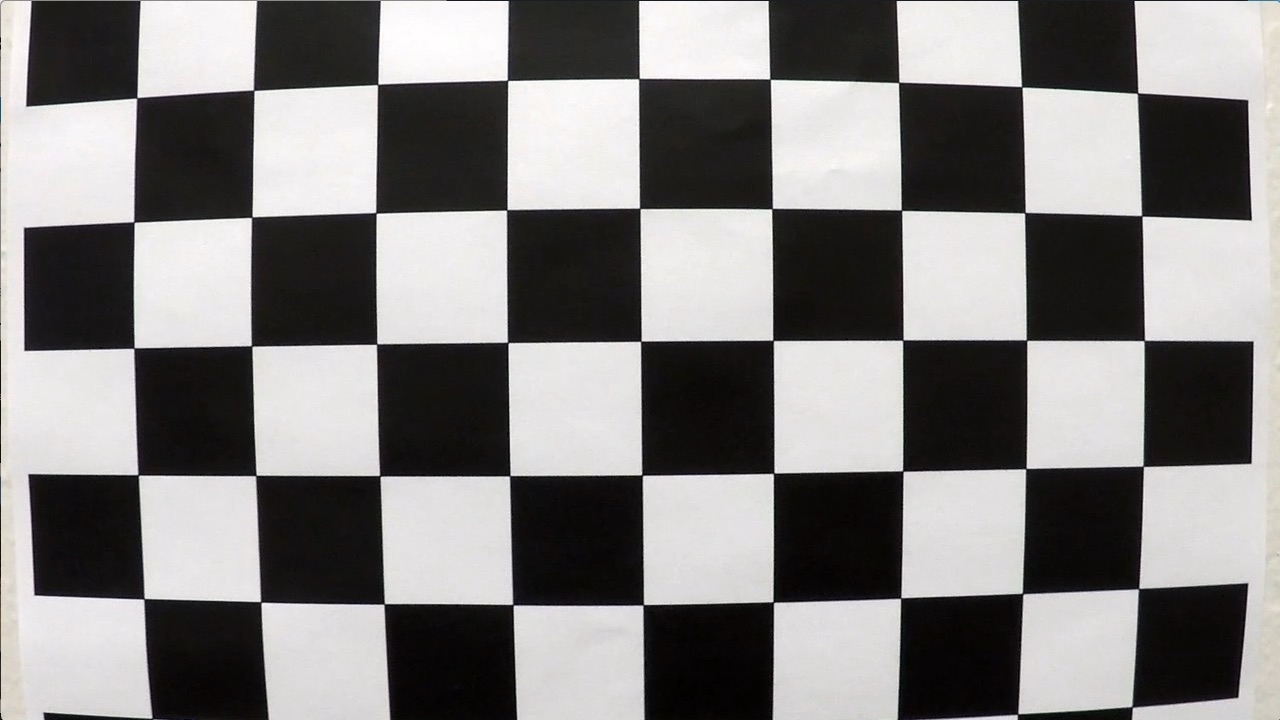
#> input picture camera_cal/calibration1.jpg, 1280 x 720 px; its folder holds only this picture in this run
$ jupyter execute --allow-errors P4_explorer.ipynb   (shell and % lines are left out)
#> lines starting #> are read from the running program, lines starting #| are printed output that depends on the picture
### STEPS
* Camera Calibration
* Distortion Correction
* Perspective Transform
* Color & Gradient Threshold
* Find the lines
    * Sliding window search
    * Measuring the curvature

[cell 1]
#importing some useful packages
import matplotlib.pyplot as plt
import matplotlib.image as mpimg
import numpy as np
import cv2
import glob

[cell 2]
objp = np.zeros((6 * 9, 3), np.float32)
objp[:,:2] = np.mgrid[0:9, 0:6].T.reshape(-1, 2)

# Arrays to store object points and image points from all the images
objpoints = [] # 3d objects in real world space
imgpoints = [] # 2d points in image plane.

# Make a list of calibration images
images = glob.glob('camera_cal/calibration*.jpg')

# Step through the list and search for chessboard corners
for idx, fname in enumerate(images):
    img = cv2.imread(fname)
#> img is the input picture: shape (720, 1280, 3); mean B, G, R 127.8, 128.4, 130.1
    gray = cv2.cvtColor(img, cv2.COLOR_BGR2GRAY)

    # find the chessboard color
    ret, corners = cv2.findChessboardCorners(gray, (9, 6), None)
#> ret = False; corners = None
    if ret == True:
        objpoints.append(objp)
        imgpoints.append(corners)

        # [6 lines of commented-out code are left out]

[cell 3]
cv2.drawChessboardCorners(img, (9, 6), corners, ret)
plt.imshow(img)
plt.show()

[cell 4]
# calibration test
test_img = cv2.imread('camera_cal/calibration2.jpg')
img_size = (img.shape[1], img.shape[0])
#> img_size = (1280, 720)

# start calibration
#> (the rest of this cell did not finish here and is left out)

[cell 5]
import pickle
# save the model
dist_pickle = {}
#> (the rest of this cell did not finish here and is left out)

[cell 6]
import copy

nx, ny = 9, 6
offset = 100
# unwarp test_img
test_img = cv2.imread('camera_cal/calibration3.jpg')
#> (the rest of this cell did not finish here and is left out)

[cell 7]
# find the source and destination points to warp the image
# get error or not responding to show image by cv2, show it from console
size = (1280, 720)
offset = 380
top_left = [570,470]
top_right = [720, 470]
# top_right, top_left, bottom_left, bottom_right
src = np.float32([[582, 460], [700, 460], [1017, 660], [292, 660]])
dst = np.float32([[offset, 0], [size[0]-offset, 0], [size[0]-offset, 720], [offset, 720]])
M = cv2.getPerspectiveTransform(src, dst)
img_line1 = mpimg.imread('test_images/straight_lines1.jpg')
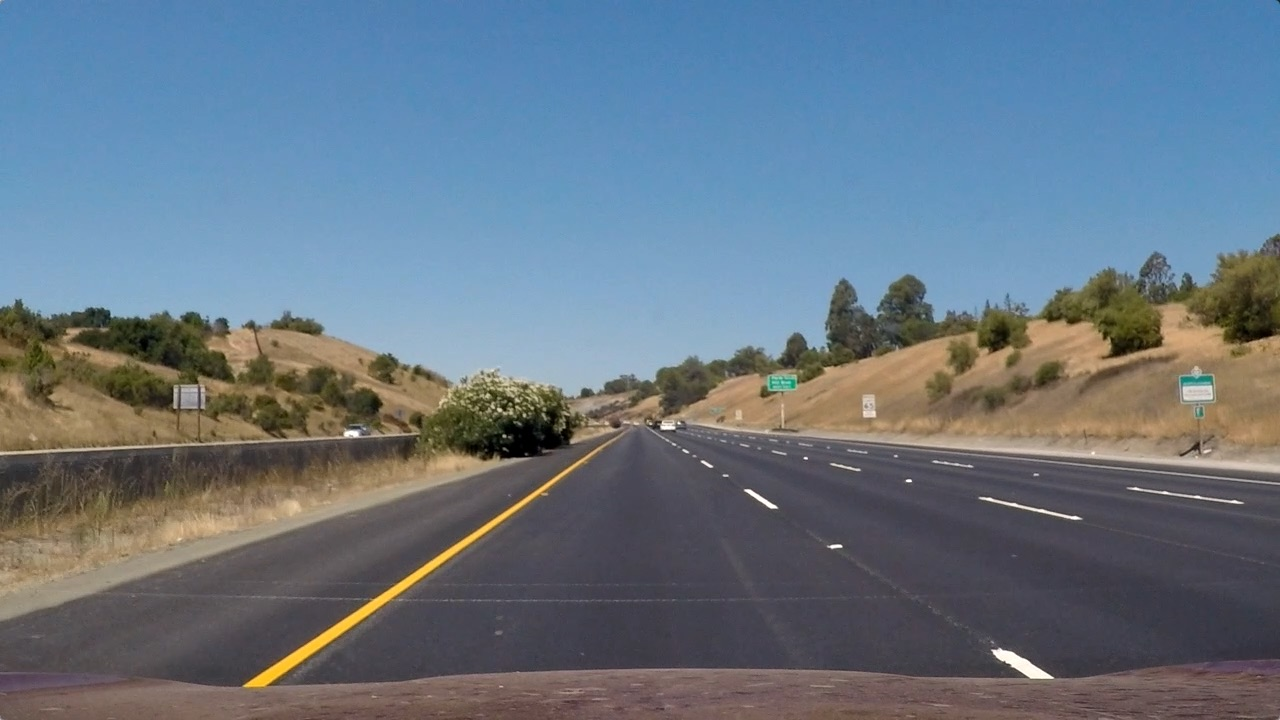
#> input picture test_images/straight_lines1.jpg, 1280 x 720 px
#> img_line1 is the input picture: shape (720, 1280, 3); mean R, G, B 103.2, 117.7, 131.2
img_size = (img_line1.shape[1], img_line1.shape[0])
warped = cv2.warpPerspective(img_line1, M, img_size)
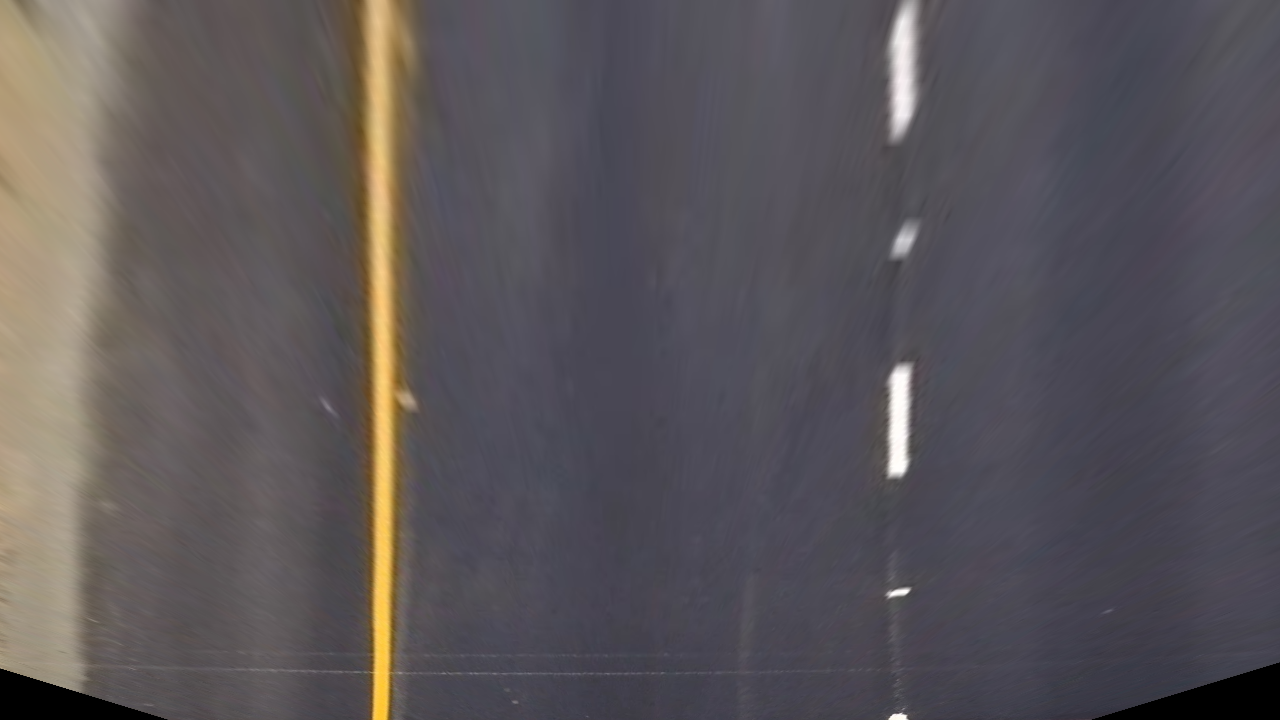
#> warped: shape (720, 1280, 3); mean R, G, B 91, 86, 89.2
plt.imshow(warped)
plt.savefig('test_images/straight_lines1_warped.jpg')
plt.show()

[cell 8]
img_line2 = mpimg.imread('test_images/straight_lines2.jpg')
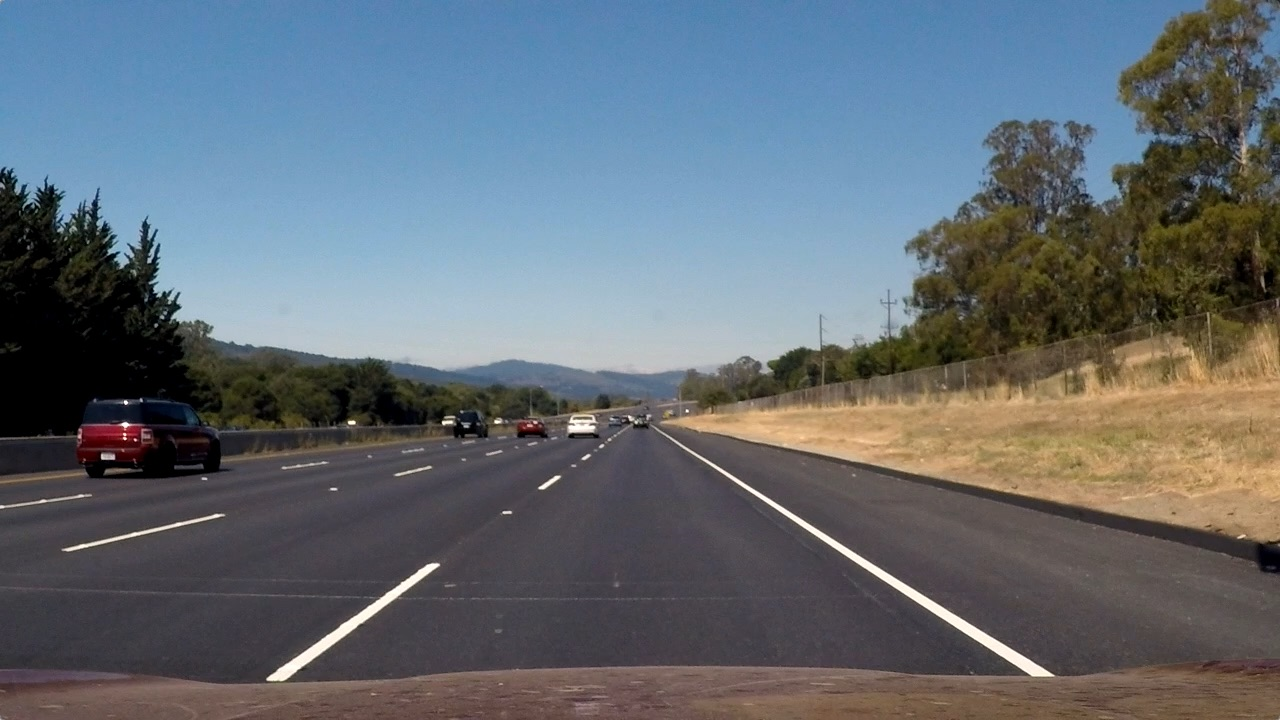
#> input picture test_images/straight_lines2.jpg, 1280 x 720 px
#> img_line2 is the input picture: shape (720, 1280, 3); mean R, G, B 99.4, 107.7, 115.1
img_size = (img_line2.shape[1], img_line2.shape[0])
warped = cv2.warpPerspective(img_line2, M, img_size)
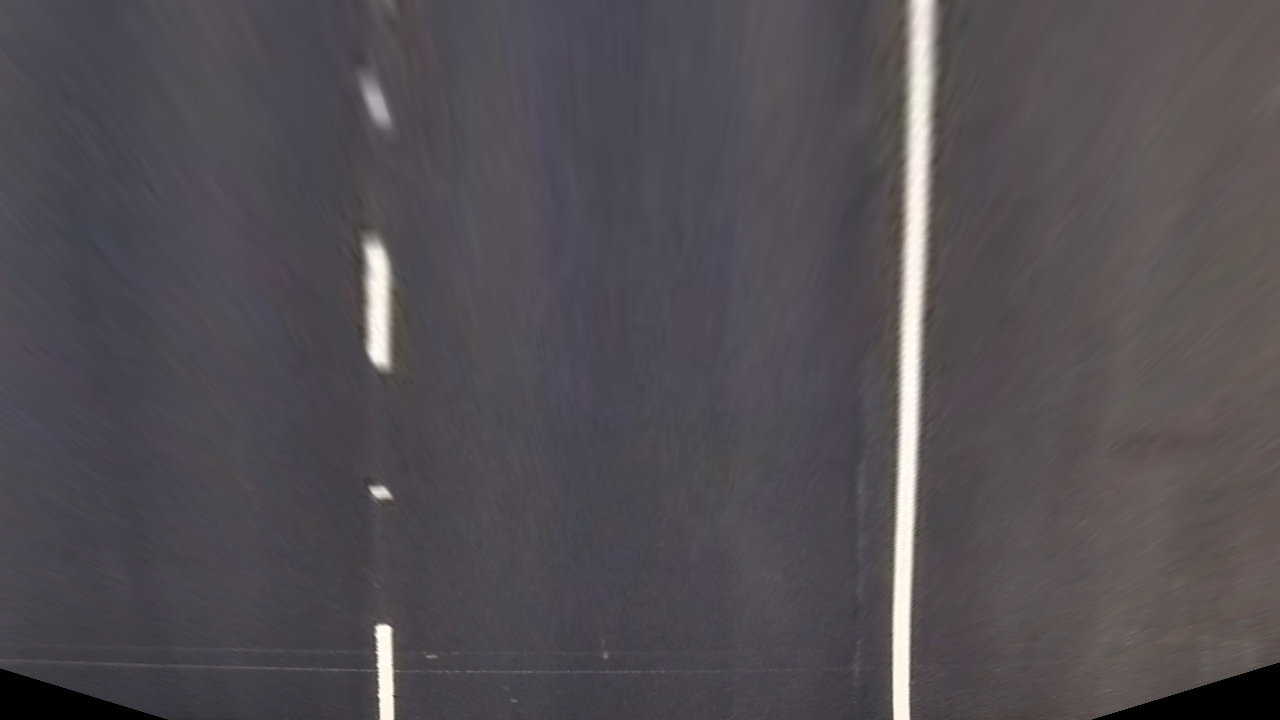
#> warped: shape (720, 1280, 3); mean R, G, B 82.7, 77.7, 83
plt.imshow(warped)
plt.savefig('test_images/straight_lines2_warped.jpg')
plt.show()

#> (a cell that did not finish here is left out)

[cell 10]
SH = [50, 100]
#> SH = [50, 100]
#> (the rest of this cell did not finish here and is left out)

#> (a cell that did not finish here is left out)

[cell 12]
SH = [125, 255]
#> SH = [125, 255]
#> (the rest of this cell did not finish here and is left out)
